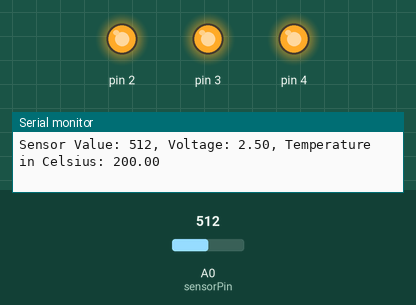
This sketch was run on a simulated Arduino Uno, built with avr-gcc and run on an emulated ATmega328P. Shown: output pins drawn as LEDs (lit = HIGH), the last lines printed to the serial monitor. Inputs (shaded band) come from the test bench; at power-on: A0 (sensorPin) = 512.

Above: at 1.2 s.
1.3 s: A0 (sensorPin) set to 198
4.3 s: A0 (sensorPin) set to 186
At 4.9 s:
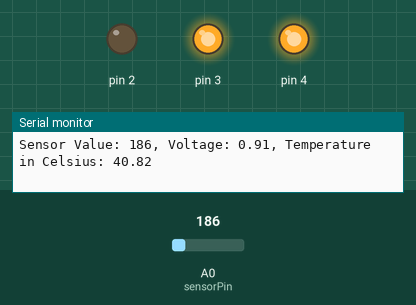
5.8 s: A0 (sensorPin) set to 122
At 6.9 s:
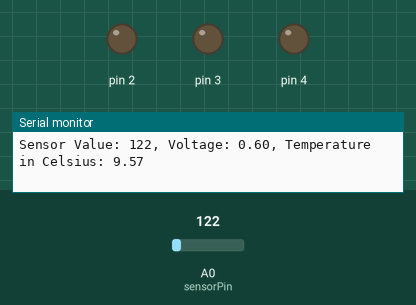
Timing chart, 0 to 8.8 s (numbered marks = the images above; inputs shaded):
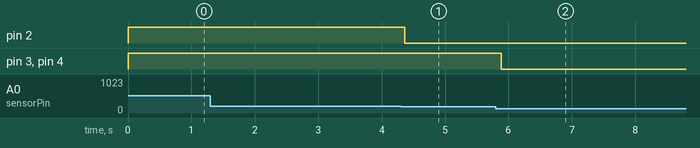

Measured:
- the behaviour switches between 187 and 186 on A0 (sensorPin) (found by bisection; images 0 and 1)
- after the input at 4.3 s, pin 2: HIGH → LOW after 0.07 s
- after the input at 5.8 s, pin 3, pin 4: HIGH → LOW after 0.09 s

The sketch:

code.ino
```cpp
const int sensorPin = A0;
const float baselineTemp = 35.0;

void setup() {
  // put your setup code here, to run once:
  Serial.begin(9600);

  for (int pinNumber = 2; pinNumber < 5; pinNumber++) {
    pinMode(pinNumber, OUTPUT);
    digitalWrite(pinNumber, LOW);
  }

}

void loop() {
  // put your main code here, to run repeatedly:
  int sensorVal = analogRead(sensorPin);

  Serial.print("Sensor Value: ");
  Serial.print(sensorVal);

  float voltage = (sensorVal/1024.0) * 5.0;

  Serial.print(", Voltage: ");
  Serial.print(voltage);

  float temperature = (voltage - 0.5) * 100;

  Serial.print(", Temperature in Celsius: ");
  Serial.println(temperature);

  if (temperature < baselineTemp + 2) {
    digitalWrite(2, LOW);
    digitalWrite(3, LOW);
    digitalWrite(4, LOW);
  } else if (temperature >= baselineTemp + 2 && temperature < baselineTemp + 4) {
    digitalWrite(2, LOW);
    digitalWrite(3, LOW);
    digitalWrite(4, HIGH);
  } else if (temperature >= baselineTemp + 4 && temperature < baselineTemp + 6) {
    digitalWrite(2, LOW);
    digitalWrite(3, HIGH);
    digitalWrite(4, HIGH);
  } else if (temperature >= baselineTemp + 6) {
    digitalWrite(2, HIGH);
    digitalWrite(3, HIGH);
    digitalWrite(4, HIGH);
  }

  delay(100);
}
```
